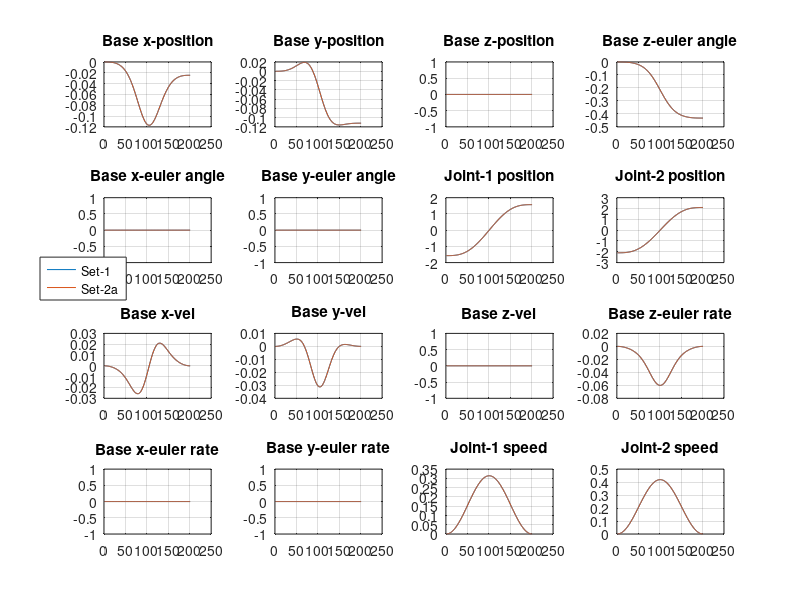

Reproduce this figure in MATLAB.
% Verifies if the coupled parameters are the minimal parameters by
% constructing the dynamics model with two sets of decoupled parameters
% which give the same coupled parameters

clear all; close all; clc;

statevar_1 = load('statevar_1.dat');
statevar_2 = load('statevar_2.dat');

[num_rows, num_cols] = size(statevar_1);

figure();
text = {'Base x-position', 'Base y-position', 'Base z-position', 'Base z-euler angle', ...
    'Base x-euler angle', 'Base y-euler angle', 'Joint-1 position', 'Joint-2 position', ...
    'Base x-vel', 'Base y-vel', 'Base z-vel', 'Base z-euler rate', ...
    'Base x-euler rate', 'Base y-euler rate', 'Joint-1 speed', 'Joint-2 speed'};
for curr_col = 1 : num_cols - 1
    subplot(4,4,curr_col);
    plot(1:1:num_rows, statevar_1(:, curr_col), 1:1:num_rows, statevar_2(:, curr_col));
    grid on;
    title(text{curr_col});
end
hL = legend('Set-1', 'Set-2a');
set(hL,'Position', [0.05 0.5 0.05 0.05], 'Units', 'normalized');
set(gcf,'units','pixels','position',[0, 0, 1366, 768]);